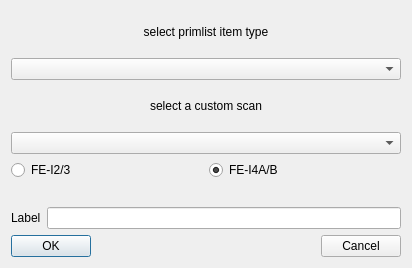
<?xml version="1.0" encoding="UTF-8"?>
<ui version="4.0">
 <class>PrlItemInit</class>
 <widget class="QDialog" name="PrlItemInit">
  <property name="geometry">
   <rect>
    <x>0</x>
    <y>0</y>
    <width>412</width>
    <height>268</height>
   </rect>
  </property>
  <property name="windowTitle">
   <string>Initialise new primitive list item</string>
  </property>
  <layout class="QVBoxLayout" name="verticalLayout_2">
   <item>
    <layout class="QVBoxLayout" name="verticalLayout">
     <item>
      <widget class="QLabel" name="genLabel">
       <property name="font">
        <font/>
       </property>
       <property name="text">
        <string>select primlist item type</string>
       </property>
       <property name="alignment">
        <set>Qt::AlignCenter</set>
       </property>
       <property name="wordWrap">
        <bool>false</bool>
       </property>
      </widget>
     </item>
     <item>
      <widget class="QComboBox" name="prliType"/>
     </item>
     <item>
      <widget class="QLabel" name="custLabel">
       <property name="font">
        <font/>
       </property>
       <property name="text">
        <string>select a custom scan</string>
       </property>
       <property name="alignment">
        <set>Qt::AlignCenter</set>
       </property>
       <property name="wordWrap">
        <bool>false</bool>
       </property>
      </widget>
     </item>
     <item>
      <widget class="QComboBox" name="prliCustType"/>
     </item>
     <item>
      <layout class="QHBoxLayout" name="flavourLayout">
       <item>
        <widget class="QRadioButton" name="flavourI3Button">
         <property name="text">
          <string>FE-I2/3</string>
         </property>
        </widget>
       </item>
       <item>
        <widget class="QRadioButton" name="flavourI4Button">
         <property name="text">
          <string>FE-I4A/B</string>
         </property>
         <property name="checked">
          <bool>true</bool>
         </property>
        </widget>
       </item>
      </layout>
     </item>
     <item>
      <spacer name="spacer26">
       <property name="orientation">
        <enum>Qt::Vertical</enum>
       </property>
       <property name="sizeType">
        <enum>QSizePolicy::Fixed</enum>
       </property>
       <property name="sizeHint" stdset="0">
        <size>
         <width>20</width>
         <height>21</height>
        </size>
       </property>
      </spacer>
     </item>
     <item>
      <layout class="QHBoxLayout">
       <item>
        <widget class="QLabel" name="ComLabel">
         <property name="text">
          <string>Label</string>
         </property>
         <property name="wordWrap">
          <bool>false</bool>
         </property>
        </widget>
       </item>
       <item>
        <widget class="QLineEdit" name="Comments">
         <property name="font">
          <font/>
         </property>
         <property name="toolTip">
          <string>Label that will show up in tree-view after data uploading</string>
         </property>
         <property name="text">
          <string/>
         </property>
         <property name="alignment">
          <set>Qt::AlignLeading</set>
         </property>
        </widget>
       </item>
      </layout>
     </item>
     <item>
      <layout class="QHBoxLayout">
       <item>
        <widget class="QPushButton" name="OKButt">
         <property name="enabled">
          <bool>true</bool>
         </property>
         <property name="font">
          <font/>
         </property>
         <property name="text">
          <string>OK</string>
         </property>
        </widget>
       </item>
       <item>
        <spacer name="spacer23">
         <property name="orientation">
          <enum>Qt::Horizontal</enum>
         </property>
         <property name="sizeType">
          <enum>QSizePolicy::Expanding</enum>
         </property>
         <property name="sizeHint" stdset="0">
          <size>
           <width>271</width>
           <height>20</height>
          </size>
         </property>
        </spacer>
       </item>
       <item>
        <widget class="QPushButton" name="CancButt">
         <property name="font">
          <font/>
         </property>
         <property name="text">
          <string>Cancel</string>
         </property>
        </widget>
       </item>
      </layout>
     </item>
    </layout>
   </item>
  </layout>
 </widget>
 <layoutdefault spacing="6" margin="11"/>
 <pixmapfunction>qPixmapFromMimeSource</pixmapfunction>
 <resources/>
 <connections>
  <connection>
   <sender>OKButt</sender>
   <signal>clicked()</signal>
   <receiver>PrlItemInit</receiver>
   <slot>accept()</slot>
   <hints>
    <hint type="sourcelabel">
     <x>20</x>
     <y>20</y>
    </hint>
    <hint type="destinationlabel">
     <x>20</x>
     <y>20</y>
    </hint>
   </hints>
  </connection>
  <connection>
   <sender>CancButt</sender>
   <signal>clicked()</signal>
   <receiver>PrlItemInit</receiver>
   <slot>reject()</slot>
   <hints>
    <hint type="sourcelabel">
     <x>20</x>
     <y>20</y>
    </hint>
    <hint type="destinationlabel">
     <x>20</x>
     <y>20</y>
    </hint>
   </hints>
  </connection>
 </connections>
</ui>
